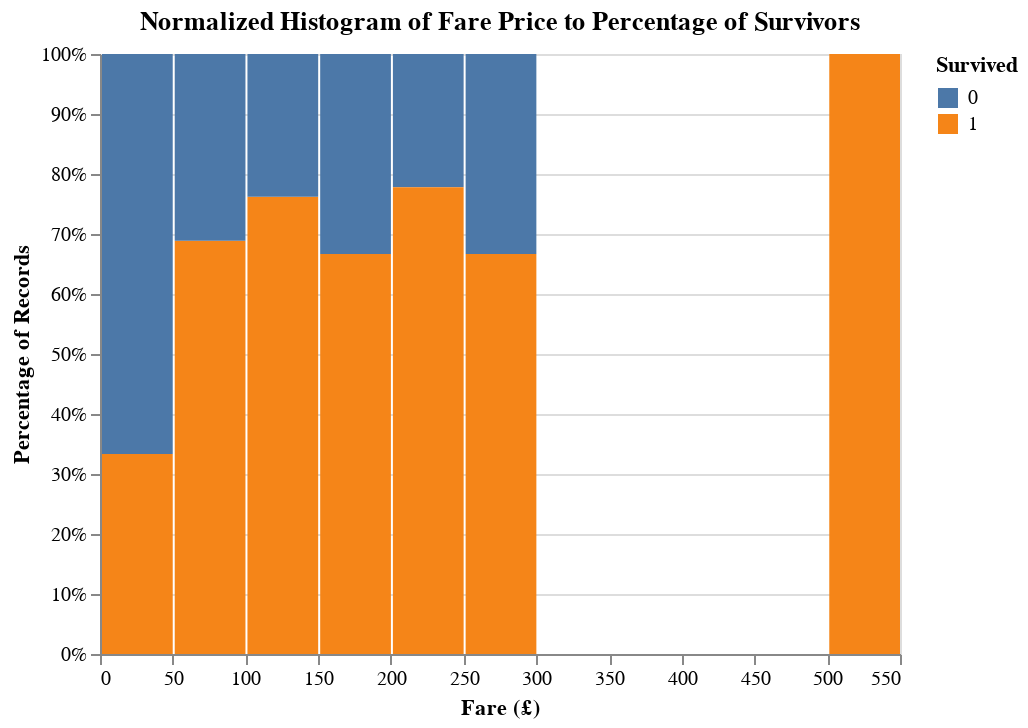

Notebook code for this chart:
### Markdown cell above
From this we can see that most people who failed to survive are from the 3rd class, whereas those that survived the most are from the 1st class.

Next, let's compare the survival rate with the price of the cabin. We create a histogram with the x-axis as the passenger fairs grouped into buckets and the y-axis showing the percentage of passengers in the buckets that survived.

### Code cell
(
    alt.Chart(training_data_selected, title="Normalized Histogram of Fare Price to Percentage of Survivors")
    .mark_bar()
    .encode(
        x= alt.X("Fare", bin=alt.Bin(maxbins=15), title="Fare (£)"),
        y=alt.Y("count()", stack="normalize", axis=alt.Axis(format='%'), title="Percentage of Records"),
        color = 'Survived:N'
    )
)

### Figure 1 — Vega-Lite specification as saved in the notebook (floating-point values rounded to 4 significant figures; data arrays with more than 128 entries replaced by an {"elided": "..."} marker saying what was removed)
{"config": {"view": {"continuousWidth": 400, "continuousHeight": 300}}, "data": {"name": "data-21221ff119bedce9346af1748c061d01"}, "mark": "bar", "encoding": {"color": {"field": "Survived", "type": "nominal"}, "x": {"bin": {"maxbins": 15}, "field": "Fare", "title": "Fare (£)", "type": "quantitative"}, "y": {"aggregate": "count", "axis": {"format": "%"}, "stack": "normalize", "title": "Percentage of Records", "type": "quantitative"}}, "title": "Normalized Histogram of Fare Price to Percentage of Survivors", "$schema": "https://vega.github.io/schema/vega-lite/v4.17.0.json", "datasets": {"data-21221ff119bedce9346af1748c061d01": {"elided": "714 records"}}}
